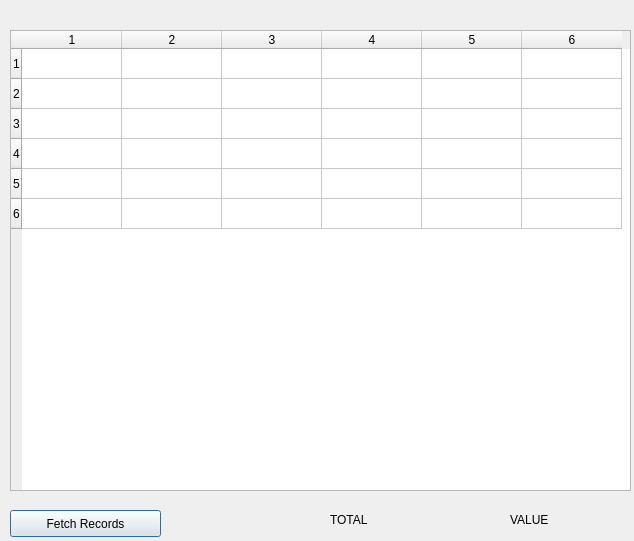
<?xml version="1.0" encoding="UTF-8"?>
<ui version="4.0">
 <class>Dialog</class>
 <widget class="QDialog" name="Dialog">
  <property name="geometry">
   <rect>
    <x>0</x>
    <y>0</y>
    <width>634</width>
    <height>541</height>
   </rect>
  </property>
  <property name="windowTitle">
   <string>Dialog</string>
  </property>
  <widget class="QTableWidget" name="tableWidget">
   <property name="geometry">
    <rect>
     <x>10</x>
     <y>30</y>
     <width>621</width>
     <height>461</height>
    </rect>
   </property>
   <property name="rowCount">
    <number>6</number>
   </property>
   <property name="columnCount">
    <number>6</number>
   </property>
   <row/>
   <row/>
   <row/>
   <row/>
   <row/>
   <row/>
   <column/>
   <column/>
   <column/>
   <column/>
   <column/>
   <column/>
  </widget>
  <widget class="QPushButton" name="btn_load">
   <property name="geometry">
    <rect>
     <x>10</x>
     <y>510</y>
     <width>151</width>
     <height>27</height>
    </rect>
   </property>
   <property name="text">
    <string>Fetch Records</string>
   </property>
  </widget>
  <widget class="QLabel" name="label">
   <property name="geometry">
    <rect>
     <x>330</x>
     <y>510</y>
     <width>53</width>
     <height>19</height>
    </rect>
   </property>
   <property name="text">
    <string>TOTAL</string>
   </property>
  </widget>
  <widget class="QLabel" name="label_2">
   <property name="geometry">
    <rect>
     <x>510</x>
     <y>510</y>
     <width>53</width>
     <height>19</height>
    </rect>
   </property>
   <property name="text">
    <string>VALUE</string>
   </property>
  </widget>
 </widget>
 <resources/>
 <connections/>
</ui>
